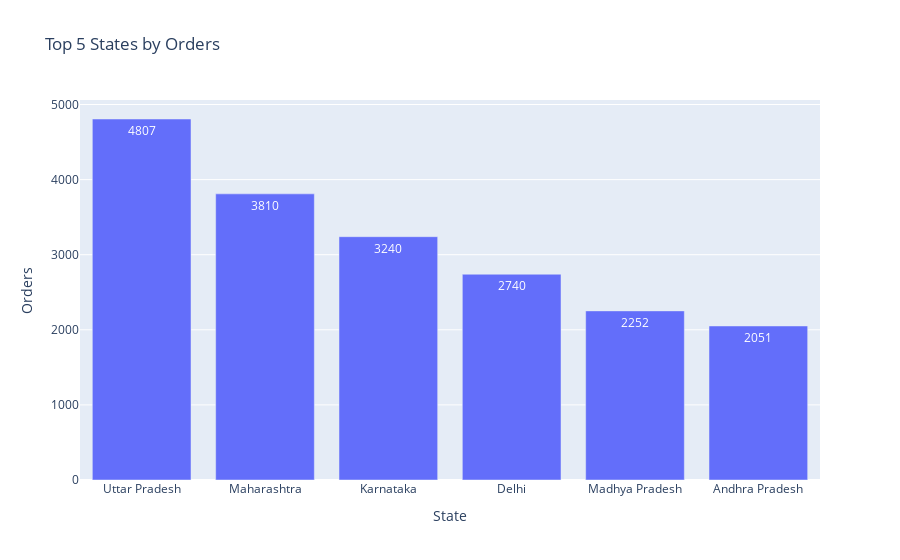

This figure's notebook cell:
### Code cell
# Data Visualization Using Plotly Module
px.bar(data_frame = State_Orders , x = 'State' , y = 'Orders' , title = 'Top 5 States by Orders' , text_auto= True)

### Figure 1 — Plotly figure (JSON) as saved in the notebook; plotly's stock layout.template omitted (floating-point values rounded to 4 significant figures)
{"data": [{"alignmentgroup": "True", "hovertemplate": "State=%{x}<br>Orders=%{y}<extra></extra>", "legendgroup": "", "marker": {"color": "#636efa", "pattern": {"shape": ""}}, "name": "", "offsetgroup": "", "orientation": "v", "showlegend": false, "textposition": "auto", "texttemplate": "%{y}", "type": "bar", "x": ["Uttar Pradesh", "Maharashtra", "Karnataka", "Delhi", "Madhya Pradesh", "Andhra Pradesh"], "xaxis": "x", "y": [4807, 3810, 3240, 2740, 2252, 2051], "yaxis": "y"}], "layout": {"barmode": "relative", "legend": {"tracegroupgap": 0}, "title": {"text": "Top 5 States by Orders"}, "xaxis": {"anchor": "y", "domain": [0, 1], "title": {"text": "State"}}, "yaxis": {"anchor": "x", "domain": [0, 1], "title": {"text": "Orders"}}}}
